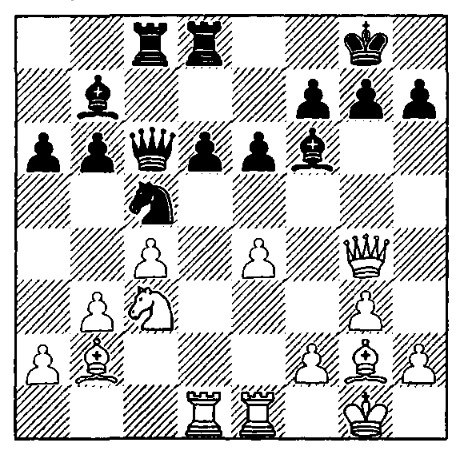
#> input picture example2.png, 473 x 458 px
$ python -i example.py   (imports and definitions only)
#> lines starting #> are read from the running program, lines starting #| are printed output that depends on the picture; after the words box and inside, x2 and y2 are one past the last pixel; in counts of white or black regions, pixels touching at a corner belong together
import os
import cv2
import numpy as np


class SquareDetector():


    def __init__(self, mode=0) -> None:
        self.mode = {
            0: 'v1',
            1: 'v2',
        }[mode]
        self._kernel = cv2.getStructuringElement(cv2.MORPH_RECT, (3,3))
        self._kernel_sharpen = np.array([[-1,-1,-1], [-1,9,-1], [-1,-1,-1]])
        self._lines_threshold = 600
        self._lines = {
            'horizontal': [],
            'vertical': [],
        }
        self._lines_vertical_error = 0.5
        self._lines_horizontal_error = 0.5
        self._points_merge_threshold_x = 20
        self._points_merge_threshold_y = 12

    def _crop_squares_from_image(self, image, squares) -> list:
        cropped_squares = []
        for i, square in enumerate(squares):
            x1 = int(square[0][0])
            y1 = int(square[0][1])
            x2 = int(square[1][0])
            y2 = int(square[1][1])
            cropped_squares.append(image[y1:y2, x1:x2])
        return cropped_squares

    def _create_squares(self, points) -> list:
        assert len(points) == 81, 'Expected 81 points, got {}'.format(len(points))
        squares = []
        for i, point in enumerate(points):
            pt1 = point
            pt2 = None if i in (8, 17, 26, 35, 44, 53, 62, 71, 80) or i > 70 else points[i + 10]
            if pt2 is not None:
                squares.append((pt1, pt2))
        return squares

    def _load_image(self, path):
#> called with path = 'example2.png'
        image = cv2.imread(path)
#> image is the input picture: shape (458, 473, 3); min 0, max 255, mean 200.1
        return image

    def _merge_neighbouring_points(self, points):
        """
        Merge neighbouring points
        """
        points_merged = []
        for p in points:
            if len(points) == 0:
                points_merged.append(p)
            else:
                found = False
                for i in range(0, len(points_merged)):
                    if (abs(points_merged[i][0] - p[0]) < self._points_merge_threshold_x and
                        abs(points_merged[i][1] - p[1]) < self._points_merge_threshold_y):
                        points_merged[i] = ((points_merged[i][0] + p[0]) / 2,
                                            (points_merged[i][1] + p[1]) / 2)
                        found = True
                        break
                if not found:
                    points_merged.append(p)
        # Sort points
        points_merged = sorted(points_merged, key=lambda x: x[0])
        points_merged = sorted(points_merged, key=lambda x: x[1])
        return points_merged

    def _calculate_intersection_points(self) -> list:
        """
        Calculate the intersection points of all the lines
        """
        intersection_points = []
        for h in self._lines['horizontal']:
            for v in self._lines['vertical']:
                # https://stackoverflow.com/questions/20677795/how-do-i-compute-the-intersection-point-of-two-lines
                x = (h[0][0] * h[1][1] - h[0][1] * h[1][0]) * (v[0][0] - v[1][0]) - (h[0][0] - h[1][0]) * (v[0][0] * v[1][1] - v[0][1] * v[1][0])
                x /= (h[0][0] - h[1][0]) * (v[0][1] - v[1][1]) - (h[0][1] - h[1][1]) * (v[0][0] - v[1][0])
                y = (h[0][0] * h[1][1] - h[0][1] * h[1][0]) * (v[0][1] - v[1][1]) - (h[0][1] - h[1][1]) * (v[0][0] * v[1][1] - v[0][1] * v[1][0])
                y /= (h[0][0] - h[1][0]) * (v[0][1] - v[1][1]) - (h[0][1] - h[1][1]) * (v[0][0] - v[1][0])
                intersection_points.append((x, y))
        return intersection_points

    def _detec_lines_v2(self, image):
        pass

    def _detec_lines_v1(self, image):
        lines = cv2.HoughLines(image, 2, np.pi / 180, self._lines_threshold, None, 0, 0)
        if lines is None:
            raise Exception('No lines detected')

        for i in range(0, len(lines)):
            rho = lines[i][0][0]
            theta = lines[i][0][1]
            a = np.cos(theta)
            b = np.sin(theta)
            x0 = a * rho
            y0 = b * rho
            angle = np.arctan2(y0, x0) * 180.0 / np.pi

            pt1 = (int(x0 + 1000*(-b)), int(y0 + 1000*(a)))
            pt2 = (int(x0 - 1000*(-b)), int(y0 - 1000*(a)))

            if not (abs(angle) < (90-self._lines_vertical_error) or
                abs(angle) > (90+self._lines_vertical_error)):
                self._lines['vertical'].append((pt1, pt2))
            elif not (abs(angle) < (self._lines_horizontal_error) or
                abs(angle) > (180-self._lines_horizontal_error)): # Not sure if this is correct
                self._lines['horizontal'].append((pt1, pt2))

    def _detec_lines(self, image):
        if self.mode == 'v1':
            return self._detec_lines_v1(image)
        elif self.mode == 'v2':
            return self._detec_lines_v2(image)

    def _process_image_v2(self, image):
        pass

    def _process_image_v1(self, image):
        gray = cv2.cvtColor(image, cv2.COLOR_BGR2GRAY)
        blur = cv2.GaussianBlur(gray, (5,5), 0)
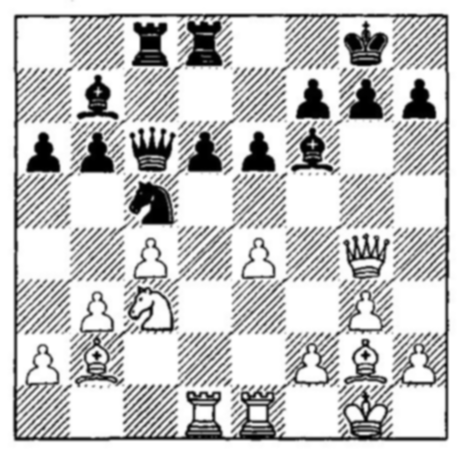
#> blur: shape (458, 473); min 0, max 255, mean 200.1
        canny = cv2.Canny(blur, 100, 100)
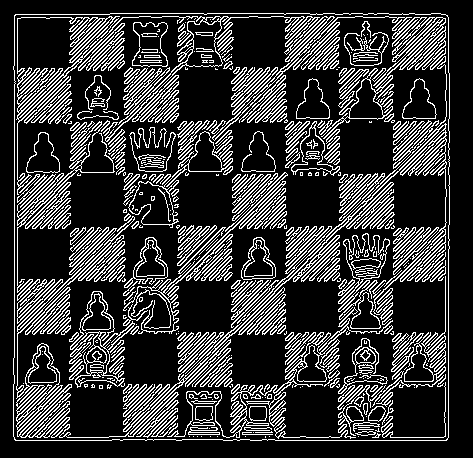
#> canny: shape (458, 473); 21.2% white in thin lines or dots, all inside (x1, y1, x2, y2) = (13, 13, 450, 441)
        dillation = cv2.dilate(canny, self._kernel, iterations=2)
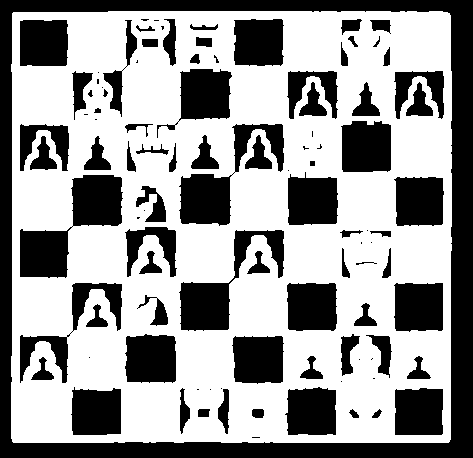
#> dillation: shape (458, 473); 60.3% white; 101 black regions (28 under 20 px), largest, box (x1, y1, x2, y2) and area: (0, 0, 473, 458) 26982, (20, 175, 123, 278) 4622, (179, 124, 284, 226) 3541
        erode = cv2.erode(dillation, self._kernel, iterations=1)
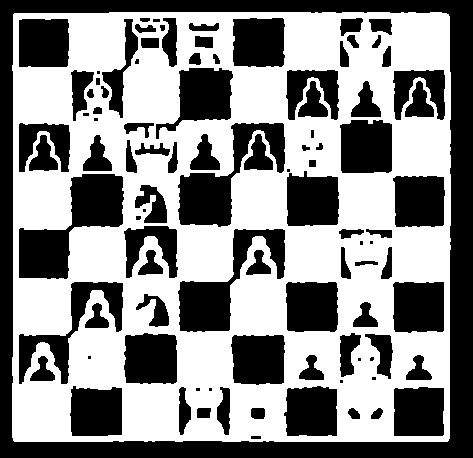
#> erode: shape (458, 473); 54.2% white; 98 black regions (16 under 20 px), largest, box (x1, y1, x2, y2) and area: (0, 0, 473, 458) 28770, (19, 174, 124, 279) 5076, (178, 123, 285, 227) 4095
        _, thresh = cv2.threshold(erode, 210, 240, cv2.THRESH_BINARY_INV)
        thresh = cv2.GaussianBlur(thresh, (5,5), 0)
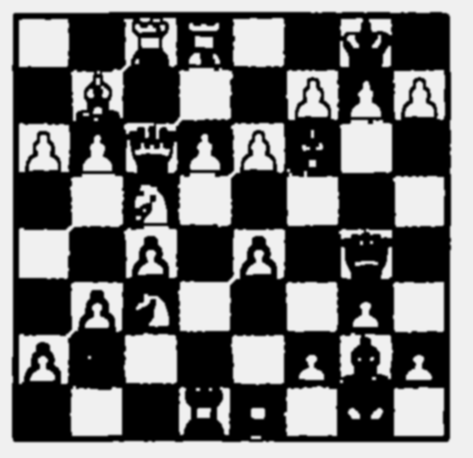
#> thresh: shape (458, 473); min 0, max 240, mean 110
        close = cv2.morphologyEx(thresh, cv2.MORPH_CLOSE, self._kernel, iterations=1)
        close = cv2.erode(close, self._kernel, iterations=1)
        close = cv2.dilate(close, self._kernel, iterations=2)
        close = cv2.Canny(close, 100, 100)
#> close: shape (458, 473); 6.1% white in thin lines or dots, all inside (x1, y1, x2, y2) = (12, 12, 450, 442)
        close = cv2.dilate(close, self._kernel, iterations=1)
#> close: shape (458, 473); 18.8% white; 20 white regions, largest, box (x1, y1, x2, y2) and area: (11, 11, 451, 443) 36921, (134, 292, 171, 329) 533, (214, 384, 232, 437) 404
        close = cv2.GaussianBlur(close, (7,7), 0)
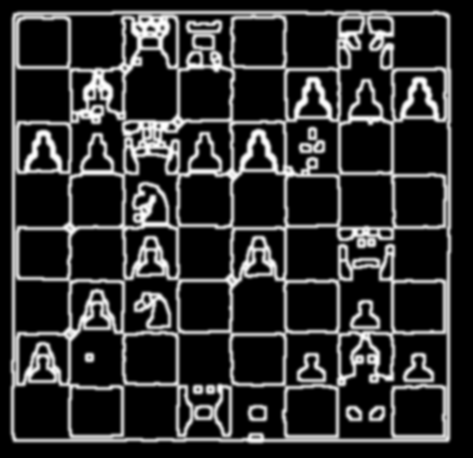
#> close: shape (458, 473); min 0, max 255, mean 47.8
        close = cv2.filter2D(close, -1, self._kernel_sharpen)
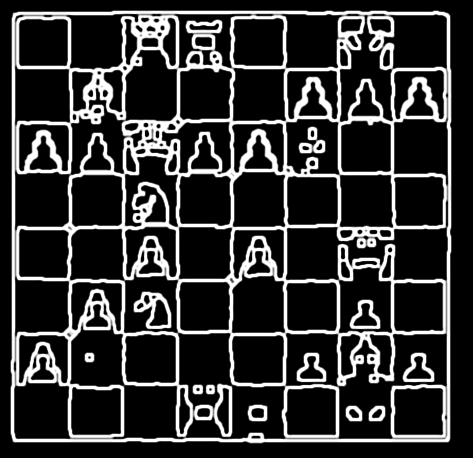
#> close: shape (458, 473); min 0, max 255, mean 51.7
        return close

    def _process_image(self, image):
        if self.mode == 'v1':
            return self._process_image_v1(image)
        elif self.mode == 'v2':
            return self._process_image_v2(image)

    def detect(self, image_path) -> list:
        """
        Detect the squares in the image of chessboard
        """
        image = self._load_image(image_path)
        image_processed = self._process_image(image)
        self._detec_lines(image_processed)
#> in _detec_lines_v1, `lines = cv2.HoughLines(image, 2, np.pi / 180, self._lines_threshold, N..`: lines = 48 rows, first 8: [448, 0], [12, 0], [284, 0], [392, 0], [124, 0], [232, 0], [176, 0], [68, 0]
#> the loop in _detec_lines_v1, `for i in range(0, len(lines)):` made 48 passes
#> (rho, theta, a, b, x0, y0, angle, pt1) on passes 1 to 11: (448, 0, 1, 0, 448, 0, 0, (448, 1000)), (12, 0, 1, 0, 12, 0, 0, (12, 1000)), (284, 0, 1, 0, 284, 0, 0, (284, 1000)), (392, 0, 1, 0, 392, 0, 0, (392, 1000)), (124, 0, 1, 0, 124, 0, 0, (124, 1000)), (232, 0, 1, 0, 232, 0, 0, (232, 1000)), (176, 0, 1, 0, 176, 0, 0, (176, 1000)), (68, 0, 1, 0, 68, 0, 0, (68, 1000)), (340, 0, 1, 0, 340, 0, 0, (340, 1000)), (226, 1.57, -4.37e-08, 1, -9.88e-06, 226, 90, (-1000, 225)), (440, 1.57, -4.37e-08, 1, -1.92e-05, 440, 90, (-1000, 439))
        points = self._calculate_intersection_points()
        points = self._merge_neighbouring_points(points)
        squares = self._create_squares(points)
        cropped_squares = self._crop_squares_from_image(image, squares)
        return cropped_squares

#> (the run stopped early here; a loop or call above may not have finished)
